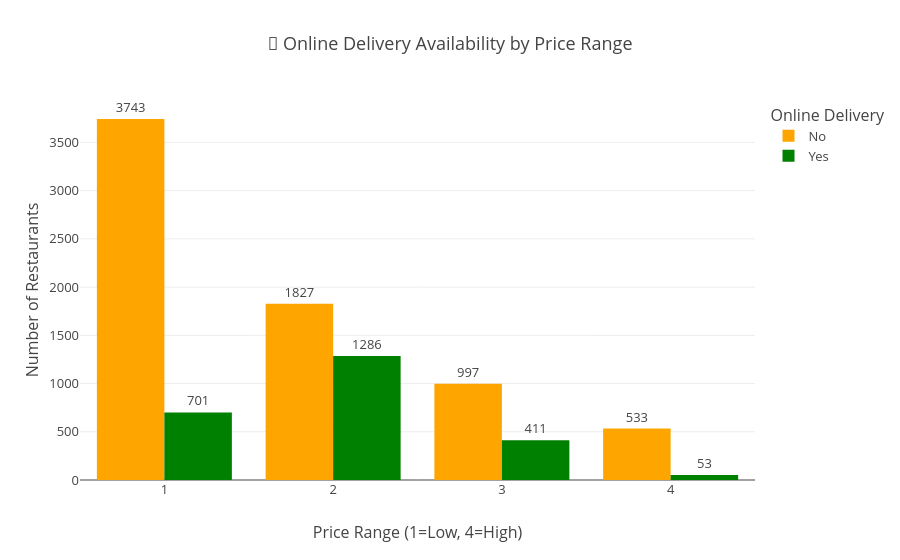
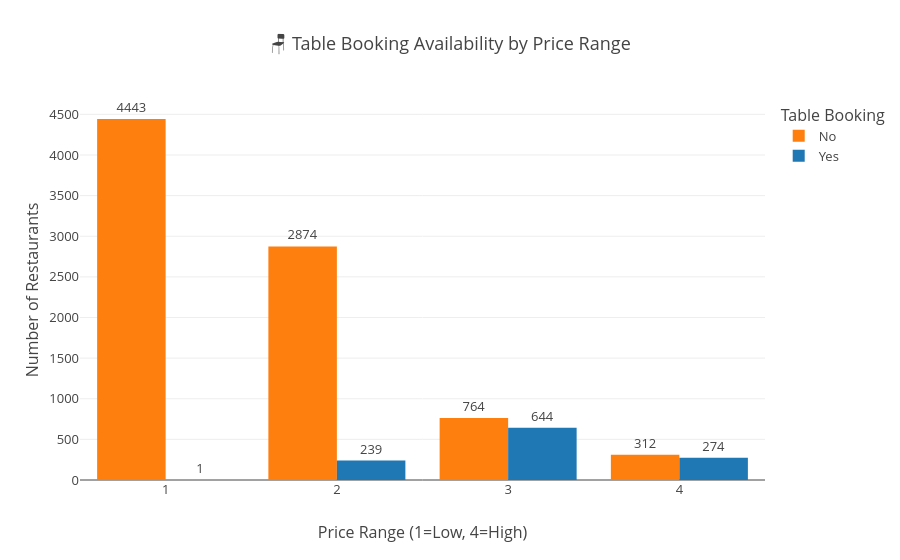
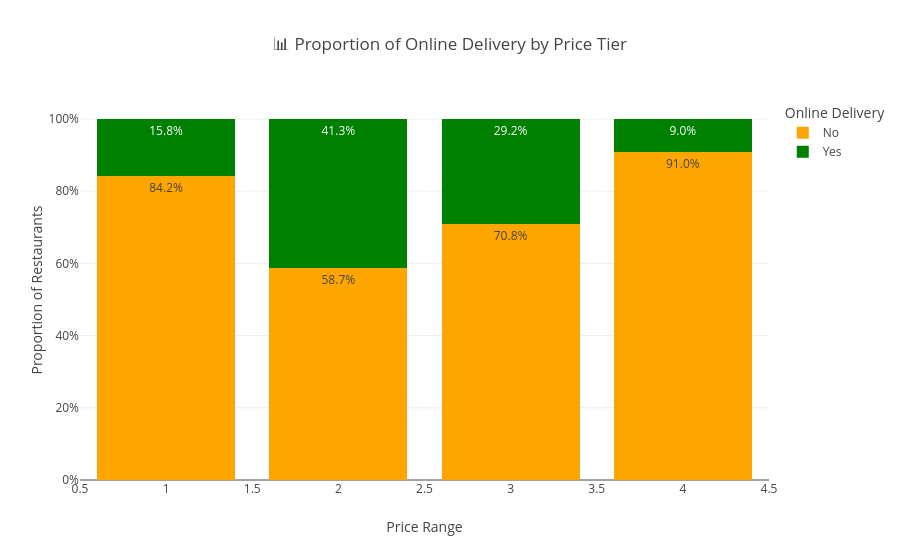
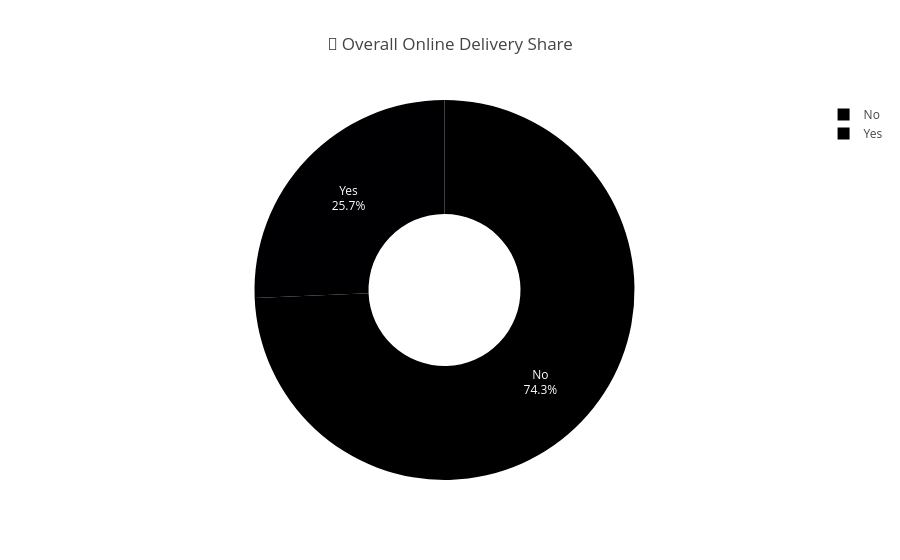

The notebook cell saved with these charts, in order:
### Code cell
# 📦 Import Required Libraries
import pandas as pd
import plotly.express as px
import plotly.graph_objects as go

# 📥 Load Dataset
df = pd.read_csv(r"C:\Users\acer\Downloads\Data Analysis Internship__Dataset__Cognifyz Technologies.csv")

# --------------------------------------------------------------------------------
# 🧹 DATA PREP
# --------------------------------------------------------------------------------
# Select only relevant columns and drop missing values
service_df = df[['Restaurant Name', 'Price range', 'Has Online delivery', 'Has Table booking']].dropna()

# Keep only valid Yes/No entries
service_df = service_df[
    (service_df['Has Online delivery'].isin(['Yes', 'No'])) &
    (service_df['Has Table booking'].isin(['Yes', 'No']))
]

# --------------------------------------------------------------------------------
# 📊 ANALYSIS 1: Online Delivery vs Price Range
# --------------------------------------------------------------------------------
delivery_counts = (
    service_df.groupby(['Price range', 'Has Online delivery'])
    .size()
    .reset_index(name='Count')
)

fig1 = px.bar(
    delivery_counts,
    x='Price range',
    y='Count',
    color='Has Online delivery',
    barmode='group',
    text='Count',
    title='🚚 Online Delivery Availability by Price Range',
    color_discrete_map={'Yes': 'green', 'No': 'orange'}
)
fig1.update_layout(
    xaxis_title='Price Range (1=Low, 4=High)',
    yaxis_title='Number of Restaurants',
    legend_title='Online Delivery',
    font=dict(size=13),
    plot_bgcolor='white'
)
fig1.update_traces(textposition='outside')
fig1.show()

# --------------------------------------------------------------------------------
# 📊 ANALYSIS 2: Table Booking vs Price Range
# --------------------------------------------------------------------------------
booking_counts = (
    service_df.groupby(['Price range', 'Has Table booking'])
    .size()
    .reset_index(name='Count')
)

fig2 = px.bar(
    booking_counts,
    x='Price range',
    y='Count',
    color='Has Table booking',
    barmode='group',
    text='Count',
    title='🪑 Table Booking Availability by Price Range',
    color_discrete_map={'Yes': '#1f77b4', 'No': '#ff7f0e'}
)
fig2.update_layout(
    xaxis_title='Price Range (1=Low, 4=High)',
    yaxis_title='Number of Restaurants',
    legend_title='Table Booking',
    font=dict(size=13),
    plot_bgcolor='white'
)
fig2.update_traces(textposition='outside')
fig2.show()

# --------------------------------------------------------------------------------
# 📋 BONUS: Combined Delivery + Booking Matrix
# --------------------------------------------------------------------------------
availability_matrix = pd.pivot_table(
    service_df,
    values='Restaurant Name',
    index='Price range',
    columns=['Has Online delivery', 'Has Table booking'],
    aggfunc='count',
    fill_value=0
)

print("📋 Combined Availability Matrix:\n")
print(availability_matrix)

# --------------------------------------------------------------------------------
# 📊 BONUS: Stacked % Proportions of Delivery by Price Range
# --------------------------------------------------------------------------------
delivery_prop = delivery_counts.copy()
delivery_prop['Proportion'] = delivery_prop.groupby('Price range')['Count'].transform(lambda x: x / x.sum())

fig3 = px.bar(
    delivery_prop,
    x='Price range',
    y='Proportion',
    color='Has Online delivery',
    barmode='stack',
    text='Proportion',
    title='📊 Proportion of Online Delivery by Price Tier',
    color_discrete_map={'Yes': 'green', 'No': 'orange'}
)
fig3.update_traces(texttemplate='%{text:.1%}', textposition='inside')
fig3.update_layout(
    yaxis_tickformat='.0%',
    xaxis_title='Price Range',
    yaxis_title='Proportion of Restaurants',
    legend_title='Online Delivery',
    plot_bgcolor='white'
)
fig3.show()

# --------------------------------------------------------------------------------
# 🧁 BONUS INSIGHT CHART: Donut for Total Online Delivery Share
# --------------------------------------------------------------------------------
total_delivery = service_df['Has Online delivery'].value_counts().reset_index()
total_delivery.columns = ['Online Delivery', 'Count']

fig4 = px.pie(
    total_delivery,
    names='Online Delivery',
    values='Count',
    title='🍩 Overall Online Delivery Share',
    hole=0.4,
    color_discrete_map={'Yes': 'green', 'No': 'red'}
)
fig4.update_traces(textinfo='percent+label')
fig4.show()

### Figure 1 — Plotly figure (JSON) as saved in the notebook; plotly's stock layout.template omitted (floating-point values rounded to 4 significant figures)
{"data": [{"alignmentgroup": "True", "hovertemplate": "Has Online delivery=No<br>Price range=%{x}<br>Count=%{text}<extra></extra>", "legendgroup": "No", "marker": {"color": "orange", "pattern": {"shape": ""}}, "name": "No", "offsetgroup": "No", "orientation": "v", "showlegend": true, "text": [3743, 1827, 997, 533], "textposition": "outside", "type": "bar", "x": [1, 2, 3, 4], "xaxis": "x", "y": [3743, 1827, 997, 533], "yaxis": "y"}, {"alignmentgroup": "True", "hovertemplate": "Has Online delivery=Yes<br>Price range=%{x}<br>Count=%{text}<extra></extra>", "legendgroup": "Yes", "marker": {"color": "green", "pattern": {"shape": ""}}, "name": "Yes", "offsetgroup": "Yes", "orientation": "v", "showlegend": true, "text": [701, 1286, 411, 53], "textposition": "outside", "type": "bar", "x": [1, 2, 3, 4], "xaxis": "x", "y": [701, 1286, 411, 53], "yaxis": "y"}], "layout": {"autosize": true, "barmode": "group", "font": {"size": 13}, "legend": {"title": {"text": "Online Delivery"}, "tracegroupgap": 0}, "plot_bgcolor": "white", "title": {"text": "🚚 Online Delivery Availability by Price Range"}, "xaxis": {"anchor": "y", "autorange": true, "domain": [0, 1], "range": [0.5, 4.5], "title": {"text": "Price Range (1=Low, 4=High)"}, "type": "linear"}, "yaxis": {"anchor": "x", "autorange": true, "domain": [0, 1], "range": [0, 3940], "title": {"text": "Number of Restaurants"}, "type": "linear"}}}

### Figure 2 — Plotly figure (JSON) as saved in the notebook; plotly's stock layout.template omitted (floating-point values rounded to 4 significant figures)
{"data": [{"alignmentgroup": "True", "hovertemplate": "Has Table booking=No<br>Price range=%{x}<br>Count=%{text}<extra></extra>", "legendgroup": "No", "marker": {"color": "#ff7f0e", "pattern": {"shape": ""}}, "name": "No", "offsetgroup": "No", "orientation": "v", "showlegend": true, "text": [4443, 2874, 764, 312], "textposition": "outside", "type": "bar", "x": [1, 2, 3, 4], "xaxis": "x", "y": [4443, 2874, 764, 312], "yaxis": "y"}, {"alignmentgroup": "True", "hovertemplate": "Has Table booking=Yes<br>Price range=%{x}<br>Count=%{text}<extra></extra>", "legendgroup": "Yes", "marker": {"color": "#1f77b4", "pattern": {"shape": ""}}, "name": "Yes", "offsetgroup": "Yes", "orientation": "v", "showlegend": true, "text": [1, 239, 644, 274], "textposition": "outside", "type": "bar", "x": [1, 2, 3, 4], "xaxis": "x", "y": [1, 239, 644, 274], "yaxis": "y"}], "layout": {"autosize": true, "barmode": "group", "font": {"size": 13}, "legend": {"title": {"text": "Table Booking"}, "tracegroupgap": 0}, "plot_bgcolor": "white", "title": {"text": "🪑 Table Booking Availability by Price Range"}, "xaxis": {"anchor": "y", "autorange": true, "domain": [0, 1], "range": [0.5, 4.5], "title": {"text": "Price Range (1=Low, 4=High)"}, "type": "linear"}, "yaxis": {"anchor": "x", "autorange": true, "domain": [0, 1], "range": [0, 4677.0], "title": {"text": "Number of Restaurants"}, "type": "linear"}}}

### Figure 3 — Plotly figure (JSON) as saved in the notebook; plotly's stock layout.template omitted (floating-point values rounded to 4 significant figures)
{"data": [{"alignmentgroup": "True", "hovertemplate": "Has Online delivery=No<br>Price range=%{x}<br>Proportion=%{text}<extra></extra>", "legendgroup": "No", "marker": {"color": "orange", "pattern": {"shape": ""}}, "name": "No", "offsetgroup": "No", "orientation": "v", "showlegend": true, "text": [0.8423, 0.5869, 0.7081, 0.9096], "textposition": "inside", "texttemplate": "%{text:.1%}", "type": "bar", "x": [1, 2, 3, 4], "xaxis": "x", "y": [0.8423, 0.5869, 0.7081, 0.9096], "yaxis": "y"}, {"alignmentgroup": "True", "hovertemplate": "Has Online delivery=Yes<br>Price range=%{x}<br>Proportion=%{text}<extra></extra>", "legendgroup": "Yes", "marker": {"color": "green", "pattern": {"shape": ""}}, "name": "Yes", "offsetgroup": "Yes", "orientation": "v", "showlegend": true, "text": [0.1577, 0.4131, 0.2919, 0.09044], "textposition": "inside", "texttemplate": "%{text:.1%}", "type": "bar", "x": [1, 2, 3, 4], "xaxis": "x", "y": [0.1577, 0.4131, 0.2919, 0.09044], "yaxis": "y"}], "layout": {"autosize": true, "barmode": "stack", "legend": {"title": {"text": "Online Delivery"}, "tracegroupgap": 0}, "plot_bgcolor": "white", "title": {"text": "📊 Proportion of Online Delivery by Price Tier"}, "xaxis": {"anchor": "y", "autorange": true, "domain": [0, 1], "range": [0.5, 4.5], "title": {"text": "Price Range"}, "type": "linear"}, "yaxis": {"anchor": "x", "autorange": true, "domain": [0, 1], "range": [0, 1.053], "tickformat": ".0%", "title": {"text": "Proportion of Restaurants"}, "type": "linear"}}}

### Figure 4 — Plotly figure (JSON) as saved in the notebook; plotly's stock layout.template omitted (floating-point values rounded to 4 significant figures)
{"data": [{"domain": {"x": [0, 1], "y": [0, 1]}, "hole": 0.4, "hovertemplate": "Online Delivery=%{label}<br>Count=%{value}<extra></extra>", "labels": ["No", "Yes"], "legendgroup": "", "name": "", "showlegend": true, "textinfo": "percent+label", "type": "pie", "values": [7100, 2451]}], "layout": {"autosize": true, "legend": {"tracegroupgap": 0}, "title": {"text": "🍩 Overall Online Delivery Share"}}}
